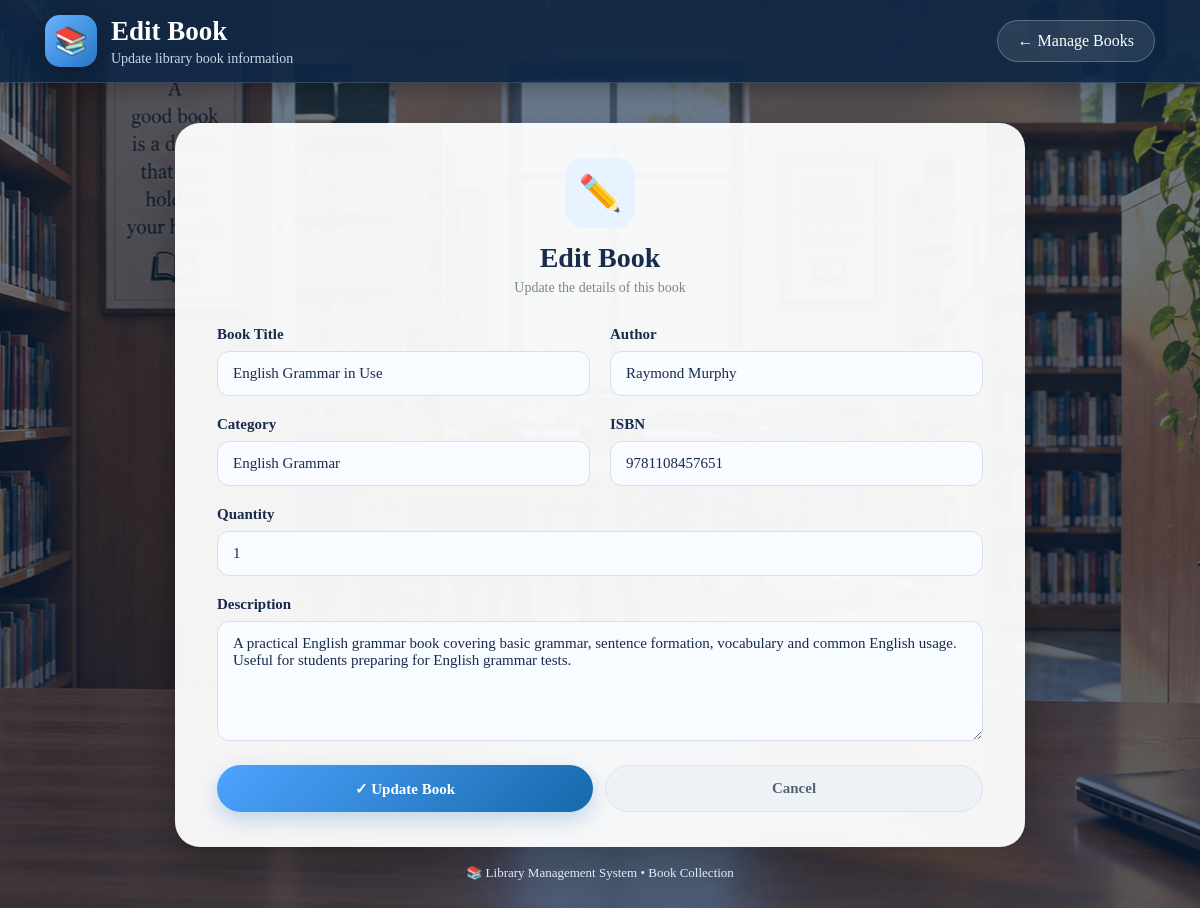
Page /edit-book/3/ on the committed database.
### library/models.py (models this page shows, shortened)
class Book(models.Model):
    title = models.CharField(max_length=200)
    author = models.CharField(max_length=150)
    category = models.CharField(max_length=100)
    isbn = models.CharField(max_length=50, unique=True)
    quantity = models.PositiveIntegerField(default=1)
    description = models.TextField(blank=True)

### library/views.py (the view, shortened to what this page needs)
def edit_book(request, id):
    book = get_object_or_404(
        Book,
        id=id
    )
    return render(
        request,
        'edit_book.html',
        {
            'book': book
        }
    )

### library/templates/edit_book.html (shortened to what this page needs)
{% load static %}
<!DOCTYPE html>
<html lang="en">
<head>
    <link rel="stylesheet" href="{% static 'edit_book.css' %}">
</head>
<body>
<div class="header">
    <div class="brand">
        <div class="brand-icon">
            📚
        </div>
        <div>
            <h1>Edit Book</h1>
            <p>
                Update library book information
            </p>
        </div>
    </div>
    <a
        href="{% url 'manage_books' %}"
        class="back"
    >
        ← Manage Books
    </a>
</div>
<div class="container">
    <div class="form-card">
        <div class="title">
            <div class="title-icon">
                ✏️
            </div>
            <h2>
                Edit Book
            </h2>
            <p>
                Update the details of this book
            </p>
        </div>
        <form method="POST">
            <div class="row">
                <div class="field">
                    <label>
                        Book Title
                    </label>
                    <input
                        type="text"
                        name="title"
                        value="{{ book.title }}"
                        placeholder="Enter book title"
                        required
                    >
                </div>
                <div class="field">
                    <label>
                        Author
                    </label>
                    <input
                        type="text"
                        name="author"
                        value="{{ book.author }}"
                        placeholder="Enter author name"
                        required
                    >
                </div>
            </div>
            <div class="row">
                <div class="field">
                    <label>
                        Category
                    </label>
                    <input
                        type="text"
                        name="category"
                        value="{{ book.category }}"
                        placeholder="Enter category"
                        required
                    >
                </div>
                <div class="field">
                    <label>
                        ISBN
                    </label>
                    <input
                        type="text"
                        name="isbn"
                        value="{{ book.isbn }}"
                        placeholder="Enter ISBN"
                        required
                    >
                </div>
            </div>
            <div class="field">
                <label>
                    Quantity
                </label>
                <input
                    type="number"
                    name="quantity"
                    value="{{ book.quantity }}"
                    min="1"
                    required
                >
            </div>
            <div class="field">
                <label>
                    Description
                </label>
                <textarea
                    name="description"
                    placeholder="Enter book description..."
                >{{ book.description }}</textarea>
            </div>
            <div class="buttons">
                <button
                    type="submit"
                    class="update"
                >
                    ✓ Update Book
                </button>
                <a
                    href="{% url 'manage_books' %}"
                    class="cancel"
                >
                    Cancel
                </a>
            </div>
        </form>
    </div>
    <div class="footer">
        📚 Library Management System • Book Collection
    </div>
</div>
</body>
</html>

### library/static/edit_book.css (style rules this page uses)
* { margin:0; padding:0; box-sizing:border-box; font-family:"Constantia","Times New Roman",Georgia,serif; }
body { min-height:100vh; background: linear-gradient( rgba(10,35,65,.58), rgba(10,35,65,.68) ), url("/static/library.jpg.png") center/cover fixed no-repeat; color:#172b4d; }
.header { min-height:82px; padding:15px 45px; display:flex; justify-content:space-between; align-items:center; background:rgba(15,38,68,.92); border-bottom:1px solid rgba(255,255,255,.15); box-shadow:0 5px 25px rgba(0,0,0,.30); }
.brand { display:flex; align-items:center; gap:14px; }
.brand-icon { width:52px; height:52px; display:flex; align-items:center; justify-content:center; border-radius:15px; background:linear-gradient( 135deg, #69b3ff, #2477c5 ); font-size:27px; box-shadow:0 7px 20px rgba(0,0,0,.25); }
.brand h1 { color:white; font-size:27px; }
.brand p { color:#c9d8e8; font-size:14px; margin-top:4px; }
.back { text-decoration:none; color:white; padding:11px 20px; border-radius:25px; background:rgba(255,255,255,.10); border:1px solid rgba(255,255,255,.25); transition:.3s; }
.container { width:92%; max-width:850px; margin:40px auto 60px; }
.form-card { background:rgba(255,255,255,.95); border-radius:25px; padding:35px 42px; box-shadow:0 18px 45px rgba(0,0,0,.30); }
.title { text-align:center; margin-bottom:30px; }
.title-icon { width:70px; height:70px; margin:0 auto 14px; display:flex; align-items:center; justify-content:center; border-radius:18px; background:#e8f3ff; font-size:35px; }
.title h2 { color:#172b4d; font-size:28px; }
.title p { color:#7b8795; font-size:14px; margin-top:6px; }
.row { display:grid; grid-template-columns:1fr 1fr; gap:20px; }
.field { margin-bottom:20px; }
label { display:block; margin-bottom:8px; color:#172b4d; font-size:15px; font-weight:bold; }
input, textarea { width:100%; padding:13px 15px; border:1px solid #d7e0ea; border-radius:12px; background:#f8fbff; color:#172b4d; font-size:15px; outline:none; transition:.25s; }
textarea { height:120px; resize:vertical; }
.buttons { display:flex; gap:12px; margin-top:10px; }
.update, .cancel { flex:1; padding:14px; border-radius:25px; text-align:center; text-decoration:none; font-size:15px; font-weight:bold; cursor:pointer; transition:.3s; }
.update { border:none; color:white; background:linear-gradient( 135deg, #4da3ff, #1769aa ); box-shadow: 0 8px 20px rgba(36,119,197,.25); }
.cancel { color:#536477; background:#eef2f6; border:1px solid #dce3ea; }
.footer { text-align:center; margin-top:18px; color:#e2edf8; font-size:13px; }

### rows in the picture
Book: title "English Grammar in Use", author "Raymond Murphy", category "English Grammar", isbn "9781108457651", quantity "1", description "A practical English grammar book covering basic grammar, sentence formation, vocabulary and common English usage. Useful for students preparing for English grammar tests."
